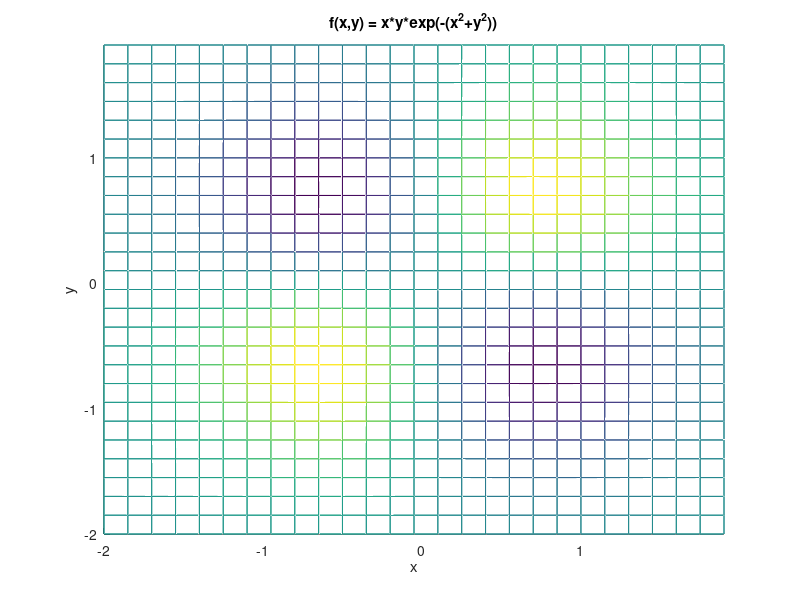

MATLAB code to generate this figure:
% 2022 Hien PHAN
clc;
clear;
clf;
%------------------------------
f = @(xy) xy(1)*xy(2)*exp(-(xy(1)^2+xy(2)^2))

options = optimset('Display','iter','TolFun',1e-8);

%---------------------------------
hold on
[xy, fval, exitflag, output] = fminsearch(f, [0; 0])
xy(1)
xy(2)
%--------------------------------
x = [-2:.15:2];
y = [-2:.15:2];
[xx, yy] = meshgrid (x, y);
z = xx.*yy.*exp(-(xx.^2+yy.^2));

mesh(x, y, z)
meshc(xx, yy, z)
xlabel ("x");
ylabel ("y");
zlabel ("f(x,y)");
title ("f(x,y) = x*y*exp(-(x^2+y^2))");

grid on

hold off
